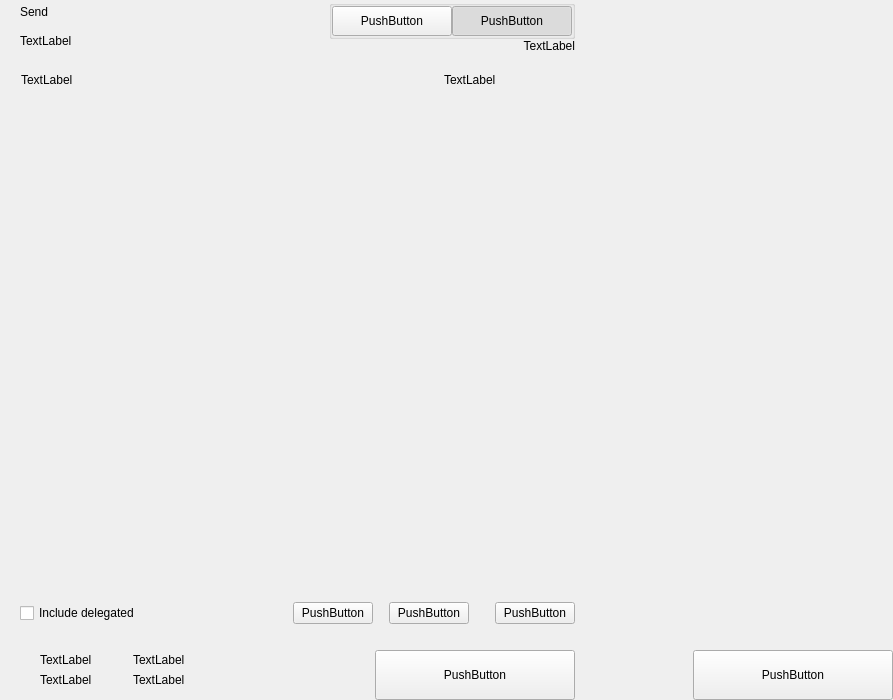
<?xml version="1.0" encoding="UTF-8"?>
<ui version="4.0">
 <class>send</class>
 <widget class="QWidget" name="send">
  <property name="geometry">
   <rect>
    <x>0</x>
    <y>0</y>
    <width>893</width>
    <height>700</height>
   </rect>
  </property>
  <property name="windowTitle">
   <string>Form</string>
  </property>
  <layout class="QHBoxLayout" name="horizontalLayout_2" stretch="2,1">
   <property name="spacing">
    <number>0</number>
   </property>
   <property name="leftMargin">
    <number>0</number>
   </property>
   <property name="topMargin">
    <number>0</number>
   </property>
   <property name="rightMargin">
    <number>0</number>
   </property>
   <property name="bottomMargin">
    <number>0</number>
   </property>
   <item>
    <widget class="QWidget" name="left" native="true">
     <layout class="QVBoxLayout" name="verticalLayout_3">
      <property name="spacing">
       <number>0</number>
      </property>
      <property name="leftMargin">
       <number>0</number>
      </property>
      <property name="topMargin">
       <number>0</number>
      </property>
      <property name="rightMargin">
       <number>0</number>
      </property>
      <property name="bottomMargin">
       <number>0</number>
      </property>
      <item>
       <layout class="QVBoxLayout" name="verticalLayout_22" stretch="0,0,0,1,0,0,0,0">
        <property name="spacing">
         <number>0</number>
        </property>
        <item>
         <layout class="QHBoxLayout" name="horizontalLayout_3">
          <property name="spacing">
           <number>0</number>
          </property>
          <property name="leftMargin">
           <number>20</number>
          </property>
          <property name="rightMargin">
           <number>20</number>
          </property>
          <item>
           <layout class="QVBoxLayout" name="verticalLayout">
            <property name="spacing">
             <number>5</number>
            </property>
            <item>
             <widget class="QLabel" name="labelTitle">
              <property name="text">
               <string>Send</string>
              </property>
              <property name="alignment">
               <set>Qt::AlignLeading|Qt::AlignLeft|Qt::AlignVCenter</set>
              </property>
             </widget>
            </item>
            <item>
             <widget class="QLabel" name="labelSubtitle1">
              <property name="text">
               <string>TextLabel</string>
              </property>
             </widget>
            </item>
           </layout>
          </item>
          <item>
           <spacer name="horizontalSpacer">
            <property name="orientation">
             <enum>Qt::Horizontal</enum>
            </property>
            <property name="sizeHint" stdset="0">
             <size>
              <width>40</width>
              <height>20</height>
             </size>
            </property>
           </spacer>
          </item>
          <item>
           <layout class="QVBoxLayout" name="verticalLayout_6">
            <property name="spacing">
             <number>0</number>
            </property>
            <item>
             <widget class="QGroupBox" name="groupBox">
              <property name="title">
               <string/>
              </property>
              <property name="alignment">
               <set>Qt::AlignLeading|Qt::AlignLeft|Qt::AlignTop</set>
              </property>
              <layout class="QHBoxLayout" name="horizontalLayout_4">
               <property name="spacing">
                <number>0</number>
               </property>
               <property name="leftMargin">
                <number>0</number>
               </property>
               <property name="topMargin">
                <number>0</number>
               </property>
               <property name="rightMargin">
                <number>0</number>
               </property>
               <property name="bottomMargin">
                <number>0</number>
               </property>
               <item>
                <widget class="QPushButton" name="pushLeft">
                 <property name="minimumSize">
                  <size>
                   <width>120</width>
                   <height>30</height>
                  </size>
                 </property>
                 <property name="maximumSize">
                  <size>
                   <width>120</width>
                   <height>30</height>
                  </size>
                 </property>
                 <property name="text">
                  <string>PushButton</string>
                 </property>
                 <property name="checkable">
                  <bool>true</bool>
                 </property>
                 <property name="autoExclusive">
                  <bool>true</bool>
                 </property>
                </widget>
               </item>
               <item>
                <widget class="QPushButton" name="pushRight">
                 <property name="minimumSize">
                  <size>
                   <width>120</width>
                   <height>30</height>
                  </size>
                 </property>
                 <property name="maximumSize">
                  <size>
                   <width>120</width>
                   <height>30</height>
                  </size>
                 </property>
                 <property name="text">
                  <string>PushButton</string>
                 </property>
                 <property name="checkable">
                  <bool>true</bool>
                 </property>
                 <property name="checked">
                  <bool>true</bool>
                 </property>
                 <property name="autoExclusive">
                  <bool>true</bool>
                 </property>
                </widget>
               </item>
              </layout>
             </widget>
            </item>
            <item>
             <widget class="QLabel" name="labelSubtitle2">
              <property name="text">
               <string>TextLabel</string>
              </property>
              <property name="alignment">
               <set>Qt::AlignRight|Qt::AlignTrailing|Qt::AlignVCenter</set>
              </property>
             </widget>
            </item>
           </layout>
          </item>
         </layout>
        </item>
        <item>
         <spacer name="verticalSpacer_2">
          <property name="orientation">
           <enum>Qt::Vertical</enum>
          </property>
          <property name="sizeType">
           <enum>QSizePolicy::Fixed</enum>
          </property>
          <property name="sizeHint" stdset="0">
           <size>
            <width>20</width>
            <height>20</height>
           </size>
          </property>
         </spacer>
        </item>
        <item>
         <layout class="QHBoxLayout" name="horizontalLayout" stretch="6,0,2">
          <property name="spacing">
           <number>0</number>
          </property>
          <property name="leftMargin">
           <number>10</number>
          </property>
          <property name="topMargin">
           <number>0</number>
          </property>
          <property name="rightMargin">
           <number>20</number>
          </property>
          <property name="bottomMargin">
           <number>0</number>
          </property>
          <item>
           <widget class="QLabel" name="labelSubtitleAddress">
            <property name="styleSheet">
             <string notr="true">margin-left:8px;</string>
            </property>
            <property name="text">
             <string>TextLabel</string>
            </property>
           </widget>
          </item>
          <item>
           <spacer name="horizontalSpacer_3">
            <property name="orientation">
             <enum>Qt::Horizontal</enum>
            </property>
            <property name="sizeType">
             <enum>QSizePolicy::Fixed</enum>
            </property>
            <property name="sizeHint" stdset="0">
             <size>
              <width>40</width>
              <height>1</height>
             </size>
            </property>
           </spacer>
          </item>
          <item>
           <widget class="QLabel" name="labelSubtitleAmount">
            <property name="text">
             <string>TextLabel</string>
            </property>
           </widget>
          </item>
         </layout>
        </item>
        <item>
         <widget class="QScrollArea" name="scrollArea">
          <property name="minimumSize">
           <size>
            <width>0</width>
            <height>350</height>
           </size>
          </property>
          <property name="styleSheet">
           <string notr="true">#scrollArea {
            background:transparent;
            margin-top:10px;
}</string>
          </property>
          <property name="horizontalScrollBarPolicy">
           <enum>Qt::ScrollBarAlwaysOff</enum>
          </property>
          <property name="sizeAdjustPolicy">
           <enum>QAbstractScrollArea::AdjustIgnored</enum>
          </property>
          <property name="widgetResizable">
           <bool>true</bool>
          </property>
          <property name="alignment">
           <set>Qt::AlignLeading|Qt::AlignLeft|Qt::AlignTop</set>
          </property>
          <widget class="QWidget" name="scrollAreaWidgetContents">
           <property name="geometry">
            <rect>
             <x>0</x>
             <y>0</y>
             <width>591</width>
             <height>16</height>
            </rect>
           </property>
           <property name="sizePolicy">
            <sizepolicy hsizetype="Preferred" vsizetype="Maximum">
             <horstretch>0</horstretch>
             <verstretch>0</verstretch>
            </sizepolicy>
           </property>
           <property name="autoFillBackground">
            <bool>false</bool>
           </property>
           <property name="styleSheet">
            <string notr="true">#scrollAreaWidgetContents {
             background:transparent;
             }</string>
           </property>
           <layout class="QVBoxLayout" name="verticalLayout_7">
            <property name="spacing">
             <number>0</number>
            </property>
            <property name="sizeConstraint">
             <enum>QLayout::SetDefaultConstraint</enum>
            </property>
            <property name="leftMargin">
             <number>0</number>
            </property>
            <property name="topMargin">
             <number>0</number>
            </property>
            <property name="rightMargin">
             <number>0</number>
            </property>
            <property name="bottomMargin">
             <number>0</number>
            </property>
           </layout>
          </widget>
         </widget>
        </item>
        <item>
         <spacer name="verticalSpacer_4">
          <property name="orientation">
           <enum>Qt::Vertical</enum>
          </property>
          <property name="sizeType">
           <enum>QSizePolicy::Fixed</enum>
          </property>
          <property name="sizeHint" stdset="0">
           <size>
            <width>20</width>
            <height>20</height>
           </size>
          </property>
         </spacer>
        </item>
        <item>
         <layout class="QHBoxLayout" name="horizontalLayout_20">
          <property name="spacing">
           <number>6</number>
          </property>
          <property name="leftMargin">
           <number>20</number>
          </property>
          <property name="rightMargin">
           <number>20</number>
          </property>
          <item>
           <widget class="QCheckBox" name="checkBoxDelegations">
            <property name="layoutDirection">
             <enum>Qt::LeftToRight</enum>
            </property>
            <property name="text">
             <string>Include delegated</string>
            </property>
           </widget>
          </item>
          <item>
           <spacer name="horizontalSpacer_4">
            <property name="orientation">
             <enum>Qt::Horizontal</enum>
            </property>
            <property name="sizeHint" stdset="0">
             <size>
              <width>10</width>
              <height>20</height>
             </size>
            </property>
           </spacer>
          </item>
          <item>
           <widget class="QPushButton" name="pushButtonFee">
            <property name="text">
             <string>PushButton</string>
            </property>
           </widget>
          </item>
          <item>
           <spacer name="horizontalSpacer_11">
            <property name="orientation">
             <enum>Qt::Horizontal</enum>
            </property>
            <property name="sizeType">
             <enum>QSizePolicy::Minimum</enum>
            </property>
            <property name="sizeHint" stdset="0">
             <size>
              <width>10</width>
              <height>20</height>
             </size>
            </property>
           </spacer>
          </item>
          <item>
           <widget class="QPushButton" name="pushButtonClear">
            <property name="layoutDirection">
             <enum>Qt::RightToLeft</enum>
            </property>
            <property name="text">
             <string>PushButton</string>
            </property>
           </widget>
          </item>
          <item>
           <spacer name="horizontalSpacer_6">
            <property name="orientation">
             <enum>Qt::Horizontal</enum>
            </property>
            <property name="sizeType">
             <enum>QSizePolicy::Fixed</enum>
            </property>
            <property name="sizeHint" stdset="0">
             <size>
              <width>20</width>
              <height>20</height>
             </size>
            </property>
           </spacer>
          </item>
          <item>
           <widget class="QPushButton" name="pushButtonAddRecipient">
            <property name="text">
             <string>PushButton</string>
            </property>
           </widget>
          </item>
         </layout>
        </item>
        <item>
         <spacer name="verticalSpacer">
          <property name="orientation">
           <enum>Qt::Vertical</enum>
          </property>
          <property name="sizeType">
           <enum>QSizePolicy::Fixed</enum>
          </property>
          <property name="sizeHint" stdset="0">
           <size>
            <width>20</width>
            <height>16</height>
           </size>
          </property>
         </spacer>
        </item>
        <item>
         <layout class="QHBoxLayout" name="horizontalLayout_7">
          <property name="rightMargin">
           <number>20</number>
          </property>
          <item>
           <layout class="QHBoxLayout" name="horizontalLayout_10">
            <property name="spacing">
             <number>0</number>
            </property>
            <property name="leftMargin">
             <number>8</number>
            </property>
            <item>
             <widget class="QStackedWidget" name="stackedWidget">
              <property name="minimumSize">
               <size>
                <width>0</width>
                <height>60</height>
               </size>
              </property>
              <property name="maximumSize">
               <size>
                <width>16777215</width>
                <height>60</height>
               </size>
              </property>
              <widget class="QWidget" name="page1">
               <layout class="QVBoxLayout" name="verticalLayout_71" stretch="0">
                <property name="spacing">
                 <number>6</number>
                </property>
                <property name="leftMargin">
                 <number>12</number>
                </property>
                <property name="topMargin">
                 <number>0</number>
                </property>
                <property name="rightMargin">
                 <number>0</number>
                </property>
                <property name="bottomMargin">
                 <number>0</number>
                </property>
                <item>
                 <widget class="QWidget" name="coinWidget" native="true">
                  <property name="minimumSize">
                   <size>
                    <width>0</width>
                    <height>60</height>
                   </size>
                  </property>
                  <property name="maximumSize">
                   <size>
                    <width>16777215</width>
                    <height>60</height>
                   </size>
                  </property>
                  <layout class="QHBoxLayout" name="horizontalLayout_9">
                   <property name="spacing">
                    <number>0</number>
                   </property>
                   <property name="leftMargin">
                    <number>20</number>
                   </property>
                   <property name="topMargin">
                    <number>10</number>
                   </property>
                   <property name="rightMargin">
                    <number>20</number>
                   </property>
                   <property name="bottomMargin">
                    <number>10</number>
                   </property>
                   <item>
                    <layout class="QVBoxLayout" name="verticalSend">
                     <property name="spacing">
                      <number>0</number>
                     </property>
                     <item>
                      <widget class="QLabel" name="labelTitleTotalSend">
                       <property name="text">
                        <string>TextLabel</string>
                       </property>
                      </widget>
                     </item>
                     <item>
                      <widget class="QLabel" name="labelAmountSend">
                       <property name="text">
                        <string>TextLabel</string>
                       </property>
                      </widget>
                     </item>
                    </layout>
                   </item>
                   <item>
                    <spacer name="horizontalSpacer_9">
                     <property name="orientation">
                      <enum>Qt::Horizontal</enum>
                     </property>
                     <property name="sizeType">
                      <enum>QSizePolicy::Fixed</enum>
                     </property>
                     <property name="sizeHint" stdset="0">
                      <size>
                       <width>20</width>
                       <height>20</height>
                      </size>
                     </property>
                    </spacer>
                   </item>
                   <item>
                    <widget class="QLabel" name="labelLine">
                     <property name="minimumSize">
                      <size>
                       <width>1</width>
                       <height>0</height>
                      </size>
                     </property>
                     <property name="maximumSize">
                      <size>
                       <width>1</width>
                       <height>16777215</height>
                      </size>
                     </property>
                     <property name="text">
                      <string/>
                     </property>
                    </widget>
                   </item>
                   <item>
                    <spacer name="horizontalSpacer_10">
                     <property name="orientation">
                      <enum>Qt::Horizontal</enum>
                     </property>
                     <property name="sizeType">
                      <enum>QSizePolicy::Fixed</enum>
                     </property>
                     <property name="sizeHint" stdset="0">
                      <size>
                       <width>20</width>
                       <height>20</height>
                      </size>
                     </property>
                    </spacer>
                   </item>
                   <item>
                    <layout class="QVBoxLayout" name="verticalRemaining">
                     <property name="spacing">
                      <number>0</number>
                     </property>
                     <item>
                      <widget class="QLabel" name="labelTitleTotalRemaining">
                       <property name="text">
                        <string>TextLabel</string>
                       </property>
                      </widget>
                     </item>
                     <item>
                      <widget class="QLabel" name="labelAmountRemaining">
                       <property name="text">
                        <string>TextLabel</string>
                       </property>
                      </widget>
                     </item>
                    </layout>
                   </item>
                  </layout>
                 </widget>
                </item>
               </layout>
              </widget>
              <widget class="QWidget" name="page_2"/>
             </widget>
            </item>
           </layout>
          </item>
          <item>
           <spacer name="horizontalSpacer_5">
            <property name="orientation">
             <enum>Qt::Horizontal</enum>
            </property>
            <property name="sizeType">
             <enum>QSizePolicy::Expanding</enum>
            </property>
            <property name="sizeHint" stdset="0">
             <size>
              <width>40</width>
              <height>20</height>
             </size>
            </property>
           </spacer>
          </item>
          <item alignment="Qt::AlignBottom">
           <widget class="QPushButton" name="pushButtonSave">
            <property name="minimumSize">
             <size>
              <width>200</width>
              <height>50</height>
             </size>
            </property>
            <property name="maximumSize">
             <size>
              <width>200</width>
              <height>50</height>
             </size>
            </property>
            <property name="text">
             <string>PushButton</string>
            </property>
           </widget>
          </item>
         </layout>
        </item>
       </layout>
      </item>
     </layout>
    </widget>
   </item>
   <item>
    <widget class="QWidget" name="right" native="true">
     <layout class="QVBoxLayout" name="verticalLayout_5">
      <property name="leftMargin">
       <number>0</number>
      </property>
      <property name="topMargin">
       <number>0</number>
      </property>
      <property name="rightMargin">
       <number>0</number>
      </property>
      <property name="bottomMargin">
       <number>0</number>
      </property>
      <item>
       <layout class="QVBoxLayout" name="verticalLayout_4">
        <property name="spacing">
         <number>6</number>
        </property>
        <item>
         <widget class="OptionButton" name="btnCoinControl" native="true">
          <property name="minimumSize">
           <size>
            <width>0</width>
            <height>50</height>
           </size>
          </property>
         </widget>
        </item>
        <item>
         <widget class="OptionButton" name="btnChangeAddress" native="true">
          <property name="minimumSize">
           <size>
            <width>0</width>
            <height>50</height>
           </size>
          </property>
         </widget>
        </item>
        <item>
         <widget class="OptionButton" name="btnUri" native="true">
          <property name="minimumSize">
           <size>
            <width>0</width>
            <height>50</height>
           </size>
          </property>
         </widget>
        </item>
        <item>
         <spacer name="verticalSpacer_5">
          <property name="orientation">
           <enum>Qt::Vertical</enum>
          </property>
          <property name="sizeHint" stdset="0">
           <size>
            <width>20</width>
            <height>40</height>
           </size>
          </property>
         </spacer>
        </item>
        <item>
         <layout class="QHBoxLayout" name="horizontalLayout_8">
          <item>
           <spacer name="horizontalSpacer_7">
            <property name="orientation">
             <enum>Qt::Horizontal</enum>
            </property>
            <property name="sizeHint" stdset="0">
             <size>
              <width>40</width>
              <height>20</height>
             </size>
            </property>
           </spacer>
          </item>
          <item>
           <widget class="QPushButton" name="pushButtonReset">
            <property name="minimumSize">
             <size>
              <width>200</width>
              <height>50</height>
             </size>
            </property>
            <property name="maximumSize">
             <size>
              <width>200</width>
              <height>50</height>
             </size>
            </property>
            <property name="text">
             <string>PushButton</string>
            </property>
           </widget>
          </item>
         </layout>
        </item>
       </layout>
      </item>
     </layout>
    </widget>
   </item>
  </layout>
 </widget>
 <customwidgets>
  <customwidget>
   <class>OptionButton</class>
   <extends>QWidget</extends>
   <header>qt/dogecash/optionbutton.h</header>
   <container>1</container>
  </customwidget>
 </customwidgets>
 <resources/>
 <connections/>
</ui>
